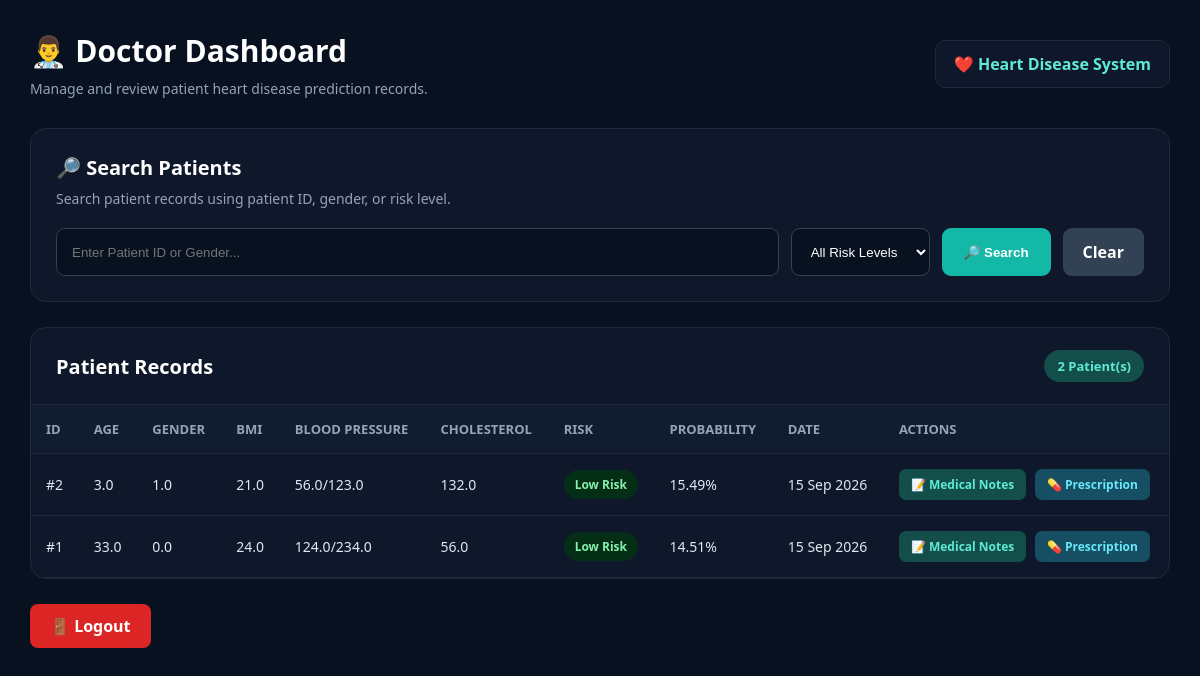
Before: /doctor with the older database file.
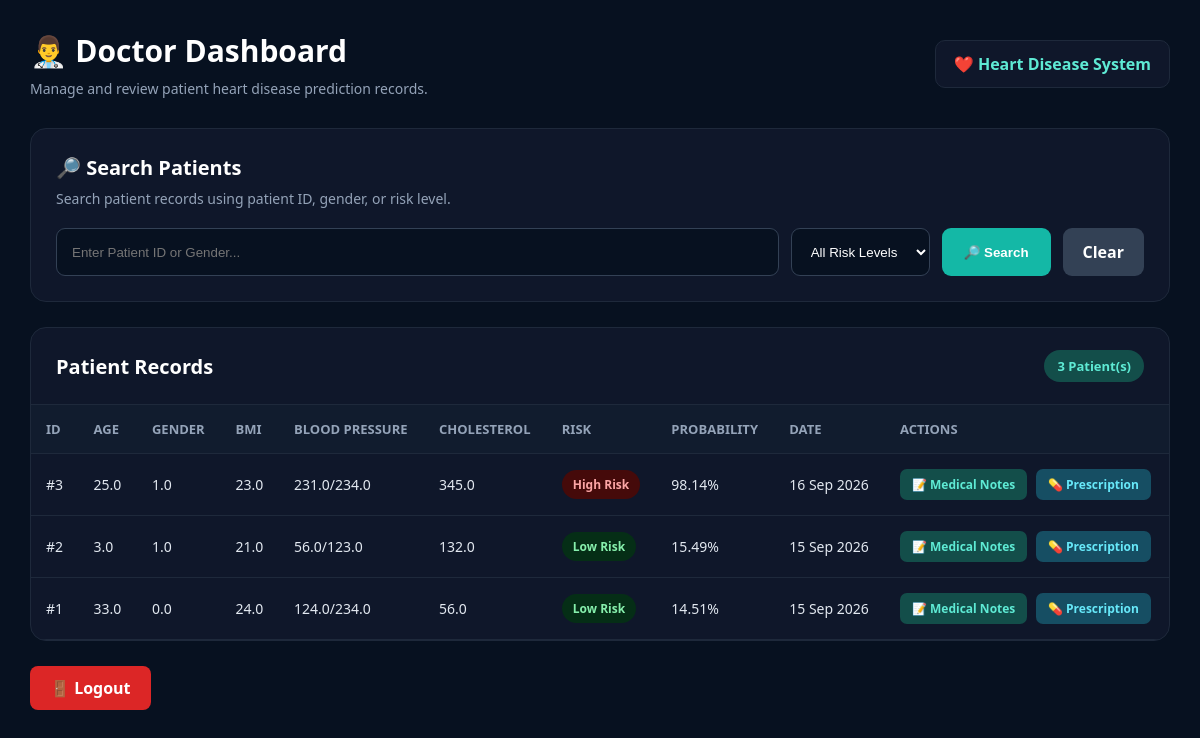
After: the same page with the newer database file.
### app.py (models this page shows)
class Patient(db.Model):
    id = db.Column(
        db.Integer,
        primary_key=True
    )
    age = db.Column(
        db.Float
    )
    gender = db.Column(
        db.Float
    )
    bmi = db.Column(
        db.Float
    )
    systolic = db.Column(
        db.Float
    )
    diastolic = db.Column(
        db.Float
    )
    cholesterol = db.Column(
        db.Float
    )
    risk = db.Column(
        db.String(50)
    )
    probability = db.Column(
        db.Float
    )
    date = db.Column(
        db.DateTime,
        default=datetime.utcnow
    )

### app.py (the view, shortened to what this page needs)
@app.route("/doctor")
def doctor_dashboard():
    search = request.args.get(
        "search",
        ""
    ).strip()
    risk = request.args.get(
        "risk",
        ""
    ).strip()
    query = Patient.query
    if risk:
        query = query.filter(
            Patient.risk == risk
        )
    patients = query.order_by(
        Patient.date.desc()
    ).all()
    return render_template(
        "doctor_dashboard.html",
        patients=patients,
        search=search,
        risk=risk
    )

### templates/doctor_dashboard.html (shortened to what this page needs)
<!DOCTYPE html>
<html lang="en">
<head>
</head>
<body>
<div class="container">
    <div class="header">
        <div>
            <h1>👨‍⚕️ Doctor Dashboard</h1>
            <p>
                Manage and review patient heart disease prediction records.
            </p>
        </div>
        <div class="doctor-badge">
            ❤️ Heart Disease System
        </div>
    </div>
    <div class="search-card">
        <h2>🔎 Search Patients</h2>
        <p>
            Search patient records using patient ID, gender, or risk level.
        </p>
        <form method="GET"
              action="{{ url_for('doctor_dashboard') }}"
              class="search-form">
            <input
                type="text"
                name="search"
                class="search-input"
                placeholder="Enter Patient ID or Gender..."
                value="{{ search if search else '' }}"
            >
            <select name="risk"
                    class="risk-select">
                <option value="">
                    All Risk Levels
                </option>
            </select>
            <button type="submit"
                    class="search-button">
                🔎 Search
            </button>
            <a href="{{ url_for('doctor_dashboard') }}"
               class="clear-button">
                Clear
            </a>
        </form>
    </div>
    <div class="table-card">
        <div class="table-header">
            <h2>Patient Records</h2>
            <span class="patient-count">
                {{ patients|length }} Patient(s)
            </span>
        </div>
        {% if patients %}
        <div class="table-container">
            <table>
                <thead>
                    <tr>
                        <th>ID</th>
                        <th>Age</th>
                        <th>Gender</th>
                        <th>BMI</th>
                        <th>Blood Pressure</th>
                        <th>Cholesterol</th>
                        <th>Risk</th>
                        <th>Probability</th>
                        <th>Date</th>
<th>Actions</th>
                    </tr>
                </thead>
                <tbody>
                {% for patient in patients %}
                    <tr>
                        <td>
                            #{{ patient.id }}
                        </td>
                        <td>
                            {{ patient.age }}
                        </td>
                        <td>
                            {{ patient.gender }}
                        </td>
                        <td>
                            {{ patient.bmi }}
                        </td>
                        <td>
                            {{ patient.systolic }}/{{ patient.diastolic }}
                        </td>
                        <td>
                            {{ patient.cholesterol }}
                        </td>
                        <td>
                            {% if patient.risk == "High Risk" %}
                                <span class="risk high-risk">
                                    High Risk
                                </span>
                            {% else %}
                                <span class="risk low-risk">
                                    {{ patient.risk }}
                                </span>
                            {% endif %}
                        </td>
                        <td>
                            {{ patient.probability }}%
                        </td>
                        <td>
                            {% if patient.date %}
                                {{ patient.date.strftime('%d %b %Y') }}
                            {% else %}
                                —
                            {% endif %}
                        </td>
                        <td>
    <a
        href="{{ url_for('medical_notes', patient_id=patient.id) }}"
        class="notes-button"
    >
        📝 Medical Notes
    </a>
    <a
    href="{{ url_for('prescription', patient_id=patient.id) }}"
    class="prescription-button"
>
    💊 Prescription
</a>
</td>
                    </tr>
                {% endfor %}
                </tbody>
            </table>
        </div>
        {% endif %}
    </div>
    <div class="footer">
        <a href="{{ url_for('logout') }}"
           class="logout">
            🚪 Logout
        </a>
    </div>
</div>
</body>
</html>

### templates/doctor_dashboard.html (style rules this page uses)
* { box-sizing:border-box; margin:0; padding:0; }
body { background:#071120; color:white; font-family:"Segoe UI", Arial, sans-serif; min-height:100vh; }
.container { width:100%; padding:30px; }
.header { display:flex; justify-content:space-between; align-items:center; margin-bottom:30px; }
.header h1 { font-size:30px; margin-bottom:8px; }
.header p { color:#94a3b8; font-size:14px; }
.doctor-badge { background:#0f172a; border:1px solid #1e293b; padding:12px 18px; border-radius:10px; color:#5eead4; font-weight:600; }
.search-card { background:#0f172a; border:1px solid #1e293b; border-radius:16px; padding:25px; margin-bottom:25px; }
.search-card h2 { font-size:20px; margin-bottom:8px; }
.search-card p { color:#94a3b8; font-size:14px; margin-bottom:20px; }
.search-form { display:flex; gap:12px; flex-wrap:wrap; }
.search-input { flex:1; min-width:250px; background:#071120; color:white; border:1px solid #334155; border-radius:9px; padding:13px 15px; outline:none; }
.risk-select { background:#071120; color:white; border:1px solid #334155; border-radius:9px; padding:13px 15px; outline:none; }
.search-button { background:#14b8a6; color:white; border:none; padding:13px 22px; border-radius:9px; font-weight:600; cursor:pointer; }
.clear-button { background:#334155; color:white; text-decoration:none; padding:13px 20px; border-radius:9px; font-weight:600; }
.table-card { background:#0f172a; border:1px solid #1e293b; border-radius:16px; overflow:hidden; }
.table-header { padding:22px 25px; display:flex; justify-content:space-between; align-items:center; border-bottom:1px solid #1e293b; }
.table-header h2 { font-size:20px; }
.patient-count { background:#134e4a; color:#5eead4; padding:7px 13px; border-radius:20px; font-size:13px; font-weight:600; }
.table-container { overflow-x:auto; }
table { width:100%; border-collapse:collapse; }
th, td { padding:15px; border-bottom:1px solid #1e293b; text-align:left; }
th { background:#111c2e; color:#94a3b8; font-size:13px; text-transform:uppercase; }
td { color:#e2e8f0; font-size:14px; }
.risk { display:inline-block; padding:6px 11px; border-radius:20px; font-size:12px; font-weight:700; }
.high-risk { background:#450a0a; color:#fca5a5; }
.low-risk { background:#052e16; color:#86efac; }
.notes-button { display:inline-block; background:#134e4a; color:#5eead4; text-decoration:none; padding:7px 12px; border-radius:7px; font-size:12px; font-weight:600; white-space:nowrap; }
.prescription-button { display:inline-block; background:#164e63; color:#67e8f9; text-decoration:none; padding:7px 12px; border-radius:7px; font-size:12px; font-weight:600; white-space:nowrap; margin-left:5px; }
.footer { margin-top:25px; }
.logout { display:inline-block; background:#dc2626; color:white; text-decoration:none; padding:11px 20px; border-radius:8px; font-weight:600; }

Changed rows visible on the page:
added Patient: id "3", age "25.0", gender "1.0", bmi "23.0", systolic "231.0", diastolic "234.0", cholesterol "345.0", risk "High Risk", probability "98.14", date "16 Sep 2026"
Other visible differences:
{{ patients|length }}: "2" → "3"
